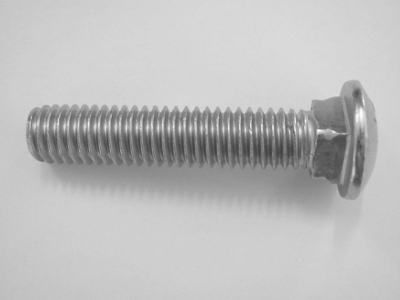
%> input picture Lista 5/imgs_lista_5/I2.bmp, 400 x 300 px; the run also reads 1 picture not shown here
$ octave exercicio_4.m   (GNU Octave 9; MATLAB toolbox functions it lacks are replaced by stand-ins)
%> lines starting %> are read from the running program, lines starting %| are printed output that depends on the picture
% Lista 5 - Exercício 4: Filtro de Média Harmônica
clc; clear; close all;
pkg load image; % Necessário no Octave

%% 1. Leitura das Imagens
img_original = imread('Lista 5/imgs_lista_5/I2.bmp');
%> img_original is the input picture: size 300x400 uint8; min 61, max 255, mean 187.7
img_ruidosa = imread('Lista 5/imgs_lista_5/I2_r1.bmp');

% Garantindo que estejam em tons de cinza
if size(img_original, 3) == 3, img_original = rgb2gray(img_original); end
if size(img_ruidosa, 3) == 3, img_ruidosa = rgb2gray(img_ruidosa); end

%% 2. Aplicação do Filtro de Média Harmônica (5x5)
% A fórmula da média harmônica é: N / Soma(1 / pixel)
% Mais uma vez, para que o código rode rápido sem usar laços "for",
% usamos um truque matemático com o imfilter!

% Passo 1: Converter para double e somar valor ínfimo para evitar dividir por zero
img_double = im2double(img_ruidosa) + 1e-6;

% Passo 2: Fazer o inverso de cada pixel (1 / valor)
img_inv = 1 ./ img_double;
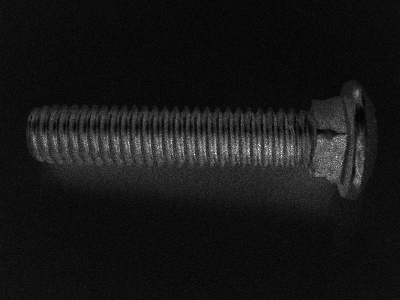
%> img_inv: size 300x400 double; min 1, max 5.8, mean 1.44; drawn with min black and max white

% Passo 3: O fspecial('average') já calcula a (Soma / N).
% Então, aplicá-lo na imagem invertida nos dá exatamente: Soma(1 / pixel) / N
filtro_media = fspecial('average', [5 5]);
img_inv_filt = imfilter(img_inv, filtro_media, 'replicate');
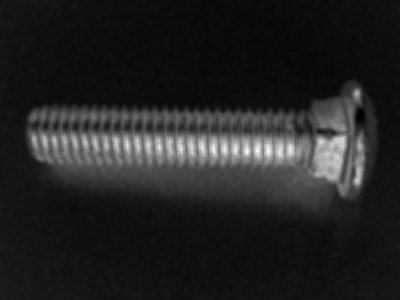
%> img_inv_filt: size 300x400 double; min 1.08, max 3.63, mean 1.44; drawn with min black and max white

% Passo 4: Fazer o inverso do resultado novamente para obtermos a Harmônica!
% O inverso de (Soma/N) é (N/Soma), que é a fórmula exata da Média Harmônica.
img_filtrada = 1 ./ img_inv_filt;

% Passo 5: Voltar para escala de 0 a 255
img_filtrada = im2uint8(img_filtrada);
%> img_filtrada: size 300x400 uint8

%% 3. Comparação Visual
figure('Name', 'Comparação - Filtro de Média Harmônica 5x5', 'Position', [100, 100, 1200, 400]);

subplot(1, 3, 1);
imshow(img_original);
title('Original Limpa (I2)');

subplot(1, 3, 2);
imshow(img_ruidosa);
title('Com Ruído Gaussiano (I2\_r1)');

subplot(1, 3, 3);
imshow(img_filtrada);
title('Filtrada (Média Harmônica)');

%% 4. Discussão dos Resultados (Anotações para Estudo)
% -------------------------------------------------------------------------
% COMO FICOU O RESULTADO?
% - Assim como a Média Geométrica, a Média Harmônica também não tem um bom
%   desempenho para remover o ruído Gaussiano (presente em I2_r1).
% - Ela também tende a escurecer a imagem, embora as bordas possam parecer
%   um pouco diferentes do filtro geométrico.
%
% POR QUE ESSE FILTRO FALHOU AQUI?
% - O filtro de Média Harmônica tem uma fraqueza matemática grave: se houver
%   qualquer pixel muito escuro (perto de zero) na janela de 5x5, a conta
%   "1 / pixel" vai dar um número gigantesco. Isso "explode" o denominador
%   da fórmula e puxa o resultado final do pixel para muito perto de zero (preto).
% - Como o ruído Gaussiano cria pontinhos escuros aleatórios, a imagem inteira
%   acaba sofrendo essa "puxada para o preto".
%
% QUAL A LIÇÃO DO EXERCÍCIO?
% - A Média Harmônica funciona bem apenas para "Ruído Sal" (pontinhos brancos
%   causados por falha de sensor), pois valores altos não estragam o denominador.
% - Ele falha miseravelmente em "Ruído Pimenta" (pontinhos pretos) e em ruído
%   Gaussiano (que possui variações tanto para o claro quanto para o escuro).
% - Conclusão: Para essa imagem específica, o filtro mais simples de todos
%   (Média Aritmética do Exercício 2) ainda é o campeão!
% -------------------------------------------------------------------------


pause;
